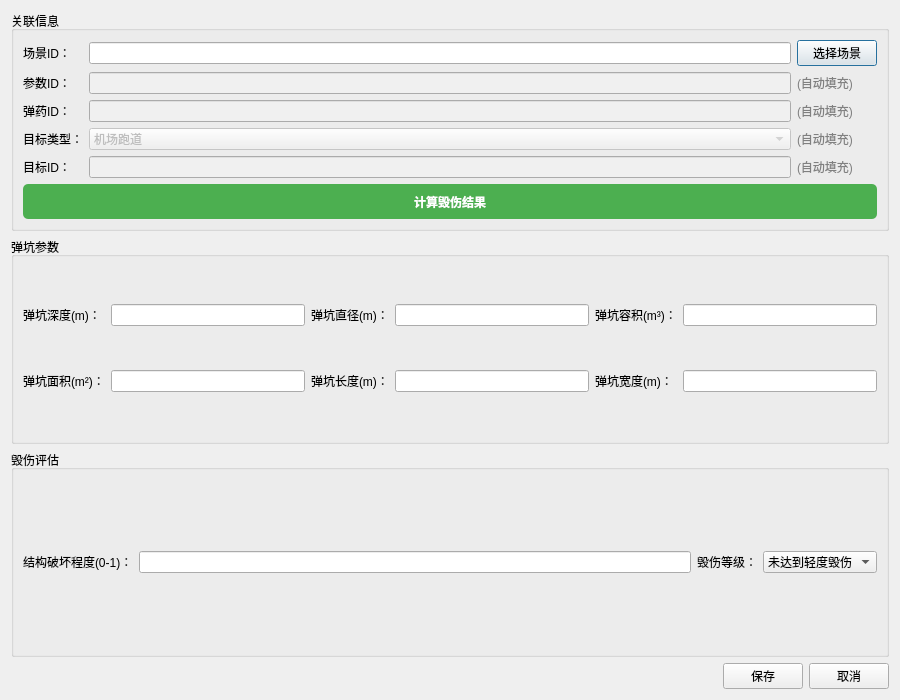
<?xml version="1.0" encoding="UTF-8"?>
<ui version="4.0">
 <class>Frm_PG_AssessmentResult_Add</class>
 <widget class="QDialog" name="Frm_PG_AssessmentResult_Add">
  <property name="geometry">
   <rect>
    <x>0</x>
    <y>0</y>
    <width>900</width>
    <height>700</height>
   </rect>
  </property>
  <property name="windowTitle">
   <string>添加/编辑毁伤结果</string>
  </property>
  <layout class="QVBoxLayout" name="verticalLayout">
   <item>
    <widget class="QGroupBox" name="gb_association_info">
     <property name="title">
      <string>关联信息</string>
     </property>
     <layout class="QGridLayout" name="gridLayout">
      <item row="0" column="0">
       <widget class="QLabel" name="lbl_scene_id">
        <property name="text">
         <string>场景ID：</string>
        </property>
       </widget>
      </item>
      <item row="0" column="1">
       <widget class="QLineEdit" name="ed_scene_id">
        <property name="readOnly">
         <bool>true</bool>
        </property>
       </widget>
      </item>
      <item row="0" column="2">
       <widget class="QPushButton" name="btn_select_scene">
        <property name="text">
         <string>选择场景</string>
        </property>
       </widget>
      </item>
      <item row="1" column="0">
       <widget class="QLabel" name="lbl_parameter_id">
        <property name="text">
         <string>参数ID：</string>
        </property>
       </widget>
      </item>
      <item row="1" column="1">
       <widget class="QLineEdit" name="ed_parameter_id">
        <property name="readOnly">
         <bool>true</bool>
        </property>
        <property name="styleSheet">
         <string>background-color: #f0f0f0;</string>
        </property>
       </widget>
      </item>
      <item row="1" column="2">
       <widget class="QLabel" name="lbl_parameter_note">
        <property name="text">
         <string>&lt;font color='gray'&gt;(自动填充)&lt;/font&gt;</string>
        </property>
       </widget>
      </item>
      <item row="2" column="0">
       <widget class="QLabel" name="lbl_ammunition_id">
        <property name="text">
         <string>弹药ID：</string>
        </property>
       </widget>
      </item>
      <item row="2" column="1">
       <widget class="QLineEdit" name="ed_ammunition_id">
        <property name="readOnly">
         <bool>true</bool>
        </property>
        <property name="styleSheet">
         <string>background-color: #f0f0f0;</string>
        </property>
       </widget>
      </item>
      <item row="2" column="2">
       <widget class="QLabel" name="lbl_ammunition_note">
        <property name="text">
         <string>&lt;font color='gray'&gt;(自动填充)&lt;/font&gt;</string>
        </property>
       </widget>
      </item>
      <item row="3" column="0">
       <widget class="QLabel" name="lbl_target_type">
        <property name="text">
         <string>目标类型：</string>
        </property>
       </widget>
      </item>
      <item row="3" column="1">
       <widget class="QComboBox" name="cmb_target_type">
        <property name="enabled">
         <bool>false</bool>
        </property>
        <property name="styleSheet">
         <string>background-color: #f0f0f0;</string>
        </property>
        <item>
         <property name="text">
          <string>机场跑道</string>
         </property>
        </item>
        <item>
         <property name="text">
          <string>单机掩蔽库</string>
         </property>
        </item>
        <item>
         <property name="text">
          <string>地下指挥所</string>
         </property>
        </item>
       </widget>
      </item>
      <item row="3" column="2">
       <widget class="QLabel" name="lbl_target_type_note">
        <property name="text">
         <string>&lt;font color='gray'&gt;(自动填充)&lt;/font&gt;</string>
        </property>
       </widget>
      </item>
      <item row="4" column="0">
       <widget class="QLabel" name="lbl_target_id">
        <property name="text">
         <string>目标ID：</string>
        </property>
       </widget>
      </item>
      <item row="4" column="1">
       <widget class="QLineEdit" name="ed_target_id">
        <property name="readOnly">
         <bool>true</bool>
        </property>
        <property name="styleSheet">
         <string>background-color: #f0f0f0;</string>
        </property>
       </widget>
      </item>
      <item row="4" column="2">
       <widget class="QLabel" name="lbl_target_id_note">
        <property name="text">
         <string>&lt;font color='gray'&gt;(自动填充)&lt;/font&gt;</string>
        </property>
       </widget>
      </item>
      <item row="5" column="0" colspan="3">
       <widget class="QPushButton" name="btn_calculate_damage">
        <property name="text">
         <string>计算毁伤结果</string>
        </property>
        <property name="minimumSize">
         <size>
          <width>0</width>
          <height>35</height>
         </size>
        </property>
        <property name="styleSheet">
         <string>QPushButton {
    background-color: #4CAF50;
    color: white;
    font-weight: bold;
    border-radius: 5px;
}
QPushButton:hover {
    background-color: #45a049;
}
QPushButton:pressed {
    background-color: #3d8b40;
}</string>
        </property>
       </widget>
      </item>
     </layout>
    </widget>
   </item>
   <item>
    <widget class="QGroupBox" name="gb_crater_params">
     <property name="title">
      <string>弹坑参数</string>
     </property>
     <layout class="QGridLayout" name="gridLayout_2">
      <item row="0" column="0">
       <widget class="QLabel" name="lbl_depth">
        <property name="text">
         <string>弹坑深度(m)：</string>
        </property>
       </widget>
      </item>
      <item row="0" column="1">
       <widget class="QLineEdit" name="ed_depth"/>
      </item>
      <item row="0" column="2">
       <widget class="QLabel" name="lbl_diameter">
        <property name="text">
         <string>弹坑直径(m)：</string>
        </property>
       </widget>
      </item>
      <item row="0" column="3">
       <widget class="QLineEdit" name="ed_diameter"/>
      </item>
      <item row="0" column="4">
       <widget class="QLabel" name="lbl_volume">
        <property name="text">
         <string>弹坑容积(m³)：</string>
        </property>
       </widget>
      </item>
      <item row="0" column="5">
       <widget class="QLineEdit" name="ed_volume"/>
      </item>
      <item row="1" column="0">
       <widget class="QLabel" name="lbl_area">
        <property name="text">
         <string>弹坑面积(m²)：</string>
        </property>
       </widget>
      </item>
      <item row="1" column="1">
       <widget class="QLineEdit" name="ed_area"/>
      </item>
      <item row="1" column="2">
       <widget class="QLabel" name="lbl_length">
        <property name="text">
         <string>弹坑长度(m)：</string>
        </property>
       </widget>
      </item>
      <item row="1" column="3">
       <widget class="QLineEdit" name="ed_length"/>
      </item>
      <item row="1" column="4">
       <widget class="QLabel" name="lbl_width">
        <property name="text">
         <string>弹坑宽度(m)：</string>
        </property>
       </widget>
      </item>
      <item row="1" column="5">
       <widget class="QLineEdit" name="ed_width"/>
      </item>
     </layout>
    </widget>
   </item>
   <item>
    <widget class="QGroupBox" name="gb_damage_assessment">
     <property name="title">
      <string>毁伤评估</string>
     </property>
     <layout class="QGridLayout" name="gridLayout_3">
      <item row="0" column="0">
       <widget class="QLabel" name="lbl_discturction">
        <property name="text">
         <string>结构破坏程度(0-1)：</string>
        </property>
       </widget>
      </item>
      <item row="0" column="1">
       <widget class="QLineEdit" name="ed_discturction"/>
      </item>
      <item row="0" column="2">
       <widget class="QLabel" name="lbl_damage_degree">
        <property name="text">
         <string>毁伤等级：</string>
        </property>
       </widget>
      </item>
      <item row="0" column="3">
       <widget class="QComboBox" name="cmb_damage_degree">
        <item>
         <property name="text">
          <string>未达到轻度毁伤</string>
         </property>
        </item>
        <item>
         <property name="text">
          <string>轻度毁伤</string>
         </property>
        </item>
        <item>
         <property name="text">
          <string>中度毁伤</string>
         </property>
        </item>
        <item>
         <property name="text">
          <string>重度毁伤</string>
         </property>
        </item>
        <item>
         <property name="text">
          <string>完全摧毁</string>
         </property>
        </item>
       </widget>
      </item>
     </layout>
    </widget>
   </item>
   <item>
    <layout class="QHBoxLayout" name="horizontalLayout">
     <item>
      <spacer name="horizontalSpacer">
       <property name="orientation">
        <enum>Qt::Horizontal</enum>
       </property>
       <property name="sizeHint" stdset="0">
        <size>
         <width>40</width>
         <height>20</height>
        </size>
       </property>
      </spacer>
     </item>
     <item>
      <widget class="QPushButton" name="btn_save">
       <property name="text">
        <string>保存</string>
       </property>
      </widget>
     </item>
     <item>
      <widget class="QPushButton" name="btn_cancel">
       <property name="text">
        <string>取消</string>
       </property>
      </widget>
     </item>
    </layout>
   </item>
  </layout>
 </widget>
 <resources/>
 <connections/>
</ui>
